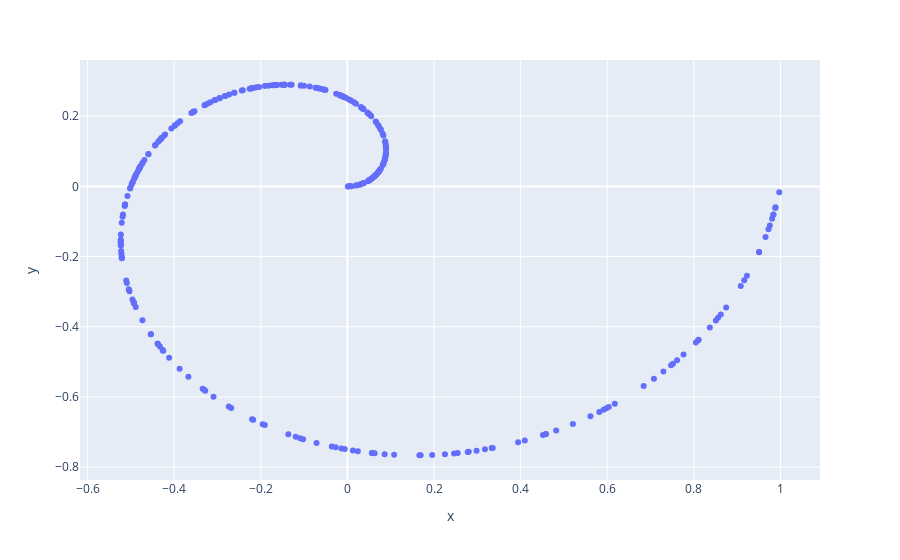

Write notebook code for a chart like this one.
### Code cell
px.scatter(x = points[:,0], y = points[:,1])

### Figure 1 — Plotly figure (JSON) as saved in the notebook; plotly's stock layout.template omitted (floating-point values rounded to 4 significant figures; data arrays with more than 128 entries replaced by an {"elided": "..."} marker saying what was removed)
{"data": [{"hovertemplate": "x=%{x}<br>y=%{y}<extra></extra>", "legendgroup": "", "marker": {"color": "#636efa", "symbol": "circle"}, "mode": "markers", "name": "", "orientation": "v", "showlegend": false, "type": "scatter", "x": {"elided": "300 float values"}, "xaxis": "x", "y": {"elided": "300 float values"}, "yaxis": "y"}], "layout": {"legend": {"tracegroupgap": 0}, "margin": {"t": 60}, "xaxis": {"anchor": "y", "domain": [0, 1], "title": {"text": "x"}}, "yaxis": {"anchor": "x", "domain": [0, 1], "title": {"text": "y"}}}}
